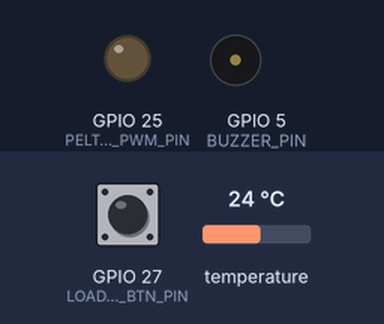
Bench run of a sketch on a simulated ESP32. On the bench: output pins drawn as LEDs (lit = HIGH), buzzer (waves = sounding, pin HIGH). The inputs (shaded band) are chosen by the test bench; at power-on: GPIO 27 (LOADING_BTN_PIN) HIGH, temperature 24 °C. WiFi joins after 1.5 s; servers stay silent unless stated; the local clock reads 2024-03-15 10:24:30 at power-on unless the sketch sets it; random numbers use the default seed unless the sketch sets one; what the sketch prints to the serial monitor is not drawn.

Above: at 2.7 s.
2.8 s: GPIO 27 (LOADING_BTN_PIN) pulled LOW for 0.15 s
At 4.4 s:
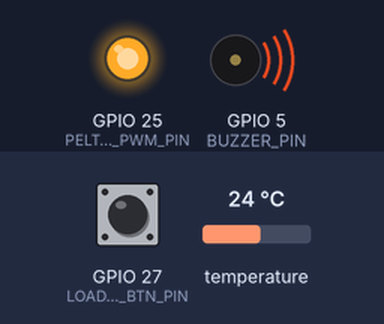
5.2 s: temperature set to 20.5 °C
7.9 s: temperature set to 19.4 °C
At 10.2 s:
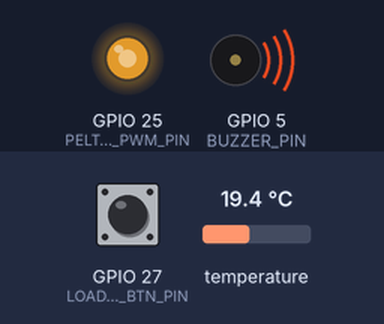
11.2 s: temperature set to 12.7 °C
13.9 s: temperature set to 11.7 °C
At 16.9 s:
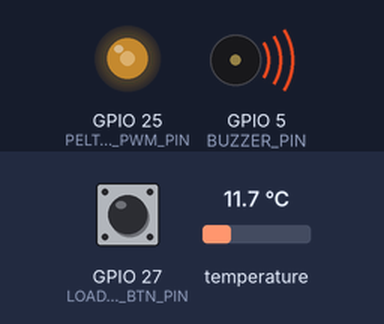
17.2 s: temperature set to 28 °C
At 19.4 s:
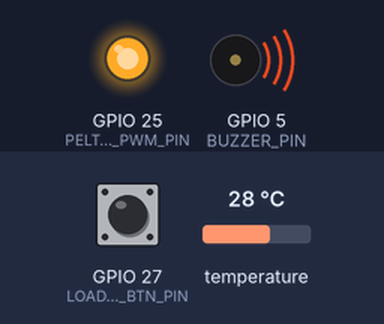
Timing chart, 0 to 20.9 s (numbered marks = the images above; inputs shaded):
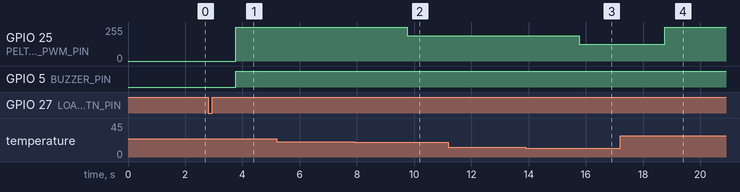

Measured:
- the behaviour switches between 20.1 and 20 °C on temperature (found by bisection; images 1 and 2)
- the behaviour switches between 12.1 and 12 °C on temperature (found by bisection; images 2 and 3)
- after the input at 2.8 s, GPIO 25 (PELTIER_PWM_PIN): 0/255 → 255/255 after 0.96 s
- after the input at 5.2 s, every drawn part: stays the same
- after the input at 7.9 s, GPIO 25 (PELTIER_PWM_PIN): 255/255 → 190/255 after 1.9 s
- after the input at 11.2 s, every drawn part: stays the same
- after the input at 13.9 s, GPIO 25 (PELTIER_PWM_PIN): 190/255 → 127/255 after 1.9 s
- after the input at 17.2 s, GPIO 25 (PELTIER_PWM_PIN): 127/255 → 255/255 after 1.6 s

The sketch:

milk_monitor_esp32.ino
```cpp
/*
  Smart Two-Tier Milk Chilling — Tier 2 Can Firmware (ESP32)
  -----------------------------------------------------------
  Reads a DS18B20 temperature probe and an analog pH sensor and pushes both
  to Firebase Realtime Database for the collection-centre dashboard.

  Tier 2 cooling model (per the current project abstract):
    - The Peltier probe is a REMOVABLE unit used only during the ~1 hour
      loading window, engaging as soon as the first milk is poured.
    - Once loading finishes, the Peltier probe is physically swapped out
      for the sealed OP05 PCM insert through the same central opening.
      From that point PCM alone holds 4-8 degC for the rest of transport —
      this firmware does NOT drive any cooling after the loading window.
    - This is a one-shot event per can, started locally by a push button
      (there is no "auto/manual" mode and no website override any more —
      the previous relay-based always-on threshold control has been
      removed entirely).

  Peltier efficiency idea — tiered PWM duty, not just on/off:
    Rather than switching the Peltier fully on whenever milk is above the
    safe ceiling, the MOSFET is driven with PWM at a duty cycle that scales
    with how far out of range the reading is, so the module isn't drawing
    peak current for a reading that's only slightly warm:
      > 20.0 degC  -> 100% duty  (far out of range, push hard)
      > 12.0 degC  ->  75% duty
      >  8.0 degC  ->  50% duty  (just above the ceiling)
      <= 8.0 degC  ->   0% duty  (already in range — let it coast)
    This is a normal way to run a TEC/Peltier module off a MOSFET (it's
    the same principle a bench TEC controller uses) so the idea is sound.
    The exact bands and duty percentages below are a starting point —
    they are easy to retune once you have real thermal test data from the
    can, and are only in effect during the one-hour loading window.

  Firebase data model:
    /milkCan
      /canId          string   e.g. "can-01"
      /temperature    float
      /phLevel        float
      /lastUpdated    unix timestamp (seconds)
      /loading
        /active         bool   <- true only during the ~1 hour loading window
        /elapsedSec     int    <- seconds since the loading button was pressed
        /peltierDuty    int    <- 0/50/75/100, current commanded duty (telemetry only)
    The website no longer reads /control or /peltierOn — it computes its own
    SAFE / CAUTION / DANGER verdict on the client from /temperature and
    /phLevel, so this firmware's only job is to report those two values
    honestly and often.

  Wiring:
    DS18B20 data pin        -> GPIO 4    (with a 4.7k pull-up resistor to 3.3V)
    Buzzer/LED failsafe     -> GPIO 5
    Peltier MOSFET gate     -> GPIO 25   (PWM — drives the MOSFET gate, which
                                          switches the Peltier's supply. Do
                                          NOT wire the Peltier directly to a
                                          GPIO, it draws far more current
                                          than the pin can source. Add a
                                          flyback diode across the Peltier
                                          leads as a precaution even though
                                          it's a resistive-ish load, since
                                          wiring inductance can still spike
                                          the MOSFET on switch-off.)
    Loading start button    -> GPIO 27   (momentary push button to GND,
                                          internal pull-up enabled — press
                                          once when the first milk is poured
                                          to start the one-hour window)
    pH sensor analog out    -> GPIO 34   (ADC1, input-only pin — safe choice on ESP32)

  Libraries required (install via Arduino Library Manager):
    - "Firebase ESP32 Client" by Mobizt
    - "OneWire" by Jim Studt / Paul Stoffregen
    - "DallasTemperature" by Miles Burton

  pH calibration (IMPORTANT — do this before trusting any pH reading):
    1. Upload this firmware once and open Serial Monitor.
    2. Dip the probe in pH 7.0 buffer solution, let it settle ~30s, note the
       printed raw voltage, and set PH7_VOLTAGE to that value below.
    3. Dip the probe in pH 4.0 buffer solution, let it settle ~30s, note the
       printed raw voltage, and set PH4_VOLTAGE to that value below.
    4. Set PH_DEMO_MODE to false and re-upload. Readings are simulated and
       NOT meaningful until this is done — the probe isn't wired in yet.

  OLED: not wired in yet. When you add one (SSD1306 over I2C is the common
  choice), the natural spot to draw it is right after the Serial.printf in
  loop() below — it would show the same temp/pH/verdict already being
  computed there.

  Board: any ESP32 dev board, Arduino core for ESP32 installed via Boards Manager.
*/

#include <WiFi.h>
#include <FirebaseESP32.h>
#include <addons/TokenHelper.h>   // prints token status to Serial for debugging
#include <OneWire.h>
#include <DallasTemperature.h>
#include <time.h>

// ---------------- USER CONFIG — fill these in before uploading ----------------
// Placeholders below — see secrets.h in the repo for actual values.
// Kept out of this file (and off this slide) since it's shared publicly.
#define WIFI_SSID       "YOUR_WIFI_SSID"
#define WIFI_PASSWORD   "YOUR_WIFI_PASSWORD"

#define API_KEY         "YOUR_FIREBASE_API_KEY"
#define DATABASE_URL    "https://your-project-default-rtdb.region.firebasedatabase.app"
// --------------------------------------------------------------------------------

#define CAN_ID          "can-01"
#define SAFE_MAX_C      8.0f          // degC — target ceiling, must match the website

#define ONE_WIRE_PIN      4           // DS18B20 data pin
#define BUZZER_PIN        5           // local failsafe buzzer/LED
#define PELTIER_PWM_PIN   25          // MOSFET gate — PWM, tiered duty during loading
#define LOADING_BTN_PIN   27          // momentary push button, starts the loading window
#define PH_SENSOR_PIN     34          // pH sensor analog output (ADC1 pin)

// ---- Loading-window Peltier control ----
#define LOADING_DURATION_MS   (60UL * 60UL * 1000UL)  // 1 hour, per the design
#define PELTIER_PWM_FREQ_HZ   1000
#define PELTIER_PWM_CHANNEL   0
#define PELTIER_PWM_RES_BITS  8        // duty expressed 0-255

// Tiered duty bands — how far above SAFE_MAX_C before each duty kicks in.
// Tune these against real thermal logs once you have them.
#define BAND_HIGH_OFFSET_C    12.0f    // temp > SAFE_MAX_C + this -> 100%
#define BAND_MID_OFFSET_C      4.0f    // temp > SAFE_MAX_C + this -> 75%
// temp any amount above SAFE_MAX_C (but below BAND_MID) -> 50%
// temp at/below SAFE_MAX_C -> 0% (coast, save battery)

// ---- pH calibration — fill these in using the two-point calibration
// process in the header comment above. These placeholder values are NOT
// accurate and will give a wrong reading until calibrated. ----
#define PH7_VOLTAGE     2.50f         // raw voltage reading in pH 7.0 buffer
#define PH4_VOLTAGE     2.03f         // raw voltage reading in pH 4.0 buffer

// ---- Demo mode — no pH sensor wired in yet ----
// While true, readPH() ignores GPIO 34 entirely and instead simulates a
// milk sample slowly souring over a ~2 minute repeating cycle, so the
// dashboard visibly moves through fresh -> souring -> spoiling and resets,
// without any real hardware. Flip to false once a real probe is wired in
// and calibrated (see instructions above).
#define PH_DEMO_MODE true
#define PH_FRESH_MIN    6.4f          // kept for reference; verdict logic now lives on the website
#define PH_SOURING_MIN  6.0f

#define READ_INTERVAL_MS   3000       // how often to sample sensors + push telemetry
#define BUTTON_DEBOUNCE_MS  250

OneWire oneWire(ONE_WIRE_PIN);
DallasTemperature sensors(&oneWire);

FirebaseData fbdo;
FirebaseAuth auth;
FirebaseConfig config;

unsigned long lastReadMs = 0;

bool firebaseReady = false;
unsigned long lastAuthAttemptMs = 0;
#define AUTH_RETRY_MS 5000   // how often to retry sign-up if not yet authenticated

// ---- Loading-window state ----
bool loadingActive = false;
unsigned long loadingStartMs = 0;
int lastButtonState = HIGH;
unsigned long lastButtonChangeMs = 0;

void connectWiFi() {
  Serial.print("Connecting to WiFi");
  WiFi.begin(WIFI_SSID, WIFI_PASSWORD);
  unsigned long start = millis();
  while (WiFi.status() != WL_CONNECTED && millis() - start < 20000) {
    delay(300);
    Serial.print(".");
  }
  if (WiFi.status() == WL_CONNECTED) {
    Serial.println("\nWiFi connected: " + WiFi.localIP().toString());
  } else {
    Serial.println("\nWiFi connect timed out — will keep retrying in background");
  }
}

void setupTime() {
  // Needed so /lastUpdated is a real unix timestamp the website can format.
  configTime(0, 0, "pool.ntp.org", "time.nist.gov");
  Serial.print("Syncing time");
  time_t now = time(nullptr);
  unsigned long start = millis();
  while (now < 8 * 3600 * 2 && millis() - start < 15000) {
    delay(300);
    Serial.print(".");
    now = time(nullptr);
  }
  Serial.println(" done");
}

// Attempts an anonymous Firebase sign-in. Called from setup(), and retried
// from loop() if it hasn't succeeded yet — covers the case where WiFi wasn't
// up yet, or the first attempt hit a transient network error. Without this
// retry, a single failed sign-up at boot would leave the device permanently
// unauthenticated until physically rebooted.
void attemptFirebaseSignUp() {
  if (Firebase.signUp(&config, &auth, "", "")) {
    Serial.println("Firebase anonymous sign-up OK");
    firebaseReady = true;
  } else {
    Serial.printf("Firebase sign-up failed: %s\n", config.signer.signupError.message.c_str());
    Serial.println("  -> Will retry. Check that Anonymous auth is enabled in the Firebase console.");
    firebaseReady = false;
  }
}

void setupFirebase() {
  config.api_key = API_KEY;
  config.database_url = DATABASE_URL;

  // The Firebase ESP32 library needs a signed-in user — even an anonymous
  // one — before it will send ANY request. This is a library requirement,
  // separate from your database rules: open rules (.read/.write: true) only
  // control who's ALLOWED to access data once a request is actually sent.
  //
  // Requires: Firebase console -> Authentication -> Sign-in method ->
  // Anonymous -> enabled.
  config.token_status_callback = tokenStatusCallback; // logs token refresh events to Serial
  attemptFirebaseSignUp();

  Firebase.begin(&config, &auth);
  Firebase.reconnectWiFi(true);
}

// Reads the loading-start button with simple debounce. Returns true exactly
// once, on the press that starts (or would start) the window.
bool loadingButtonPressed() {
  int reading = digitalRead(LOADING_BTN_PIN);
  bool pressed = false;
  if (reading != lastButtonState && millis() - lastButtonChangeMs > BUTTON_DEBOUNCE_MS) {
    lastButtonChangeMs = millis();
    if (reading == LOW) pressed = true;   // active-low, internal pull-up
    lastButtonState = reading;
  }
  return pressed;
}

// Maps the current temperature to a tiered Peltier duty percent. Only
// called while loadingActive is true — see the header comment for the
// reasoning behind the bands.
int peltierDutyForTemp(float tempC) {
  if (tempC > SAFE_MAX_C + BAND_HIGH_OFFSET_C) return 100;
  if (tempC > SAFE_MAX_C + BAND_MID_OFFSET_C)  return 75;
  if (tempC > SAFE_MAX_C)                      return 50;
  return 0;   // already at/below target — coast, save battery
}

void applyPeltierDuty(int dutyPercent) {
  int duty255 = (int)((dutyPercent / 100.0f) * 255.0f);
  ledcWrite(PELTIER_PWM_CHANNEL, duty255);
}

// Reads the pH sensor, averaging several samples to reduce noise, then
// converts the raw voltage to a pH value using the two-point calibration
// constants above. Prints the raw voltage too, since that's what you need
// to read off during calibration.
float readPH() {
#if PH_DEMO_MODE
  // Simulated reading — see PH_DEMO_MODE comment above. Cycles from a fresh
  // 6.8 down to a spoiling 5.3 over 2 minutes, then repeats, with a little
  // random jitter so it doesn't look like an obviously fake straight line.
  float cyclePosition = fmodf(millis() / 1000.0f, 120.0f);   // 0-120s, repeating
  float simulatedPh = 6.8f - (cyclePosition / 120.0f) * 1.5f; // 6.8 -> 5.3
  simulatedPh += random(-5, 6) / 100.0f;                      // ±0.05 jitter
  Serial.printf("pH DEMO MODE (no sensor) — simulated value: %.2f\n", simulatedPh);
  return simulatedPh;
#else
  const int samples = 20;
  long total = 0;
  for (int i = 0; i < samples; i++) {
    total += analogRead(PH_SENSOR_PIN);
    delay(5);
  }
  float avgReading = total / (float)samples;
  float voltage = avgReading / 4095.0f * 3.3f;   // ESP32 ADC: 12-bit, 3.3V reference

  float slope = (PH4_VOLTAGE - PH7_VOLTAGE) / (4.0f - 7.0f);
  float ph = 7.0f + (voltage - PH7_VOLTAGE) / slope;

  Serial.printf("pH raw voltage: %.3f V (use this to calibrate PH7_VOLTAGE/PH4_VOLTAGE)\n", voltage);
  return ph;
#endif
}

void setup() {
  Serial.begin(115200);
  pinMode(BUZZER_PIN, OUTPUT);
  pinMode(PH_SENSOR_PIN, INPUT);
  pinMode(LOADING_BTN_PIN, INPUT_PULLUP);
  digitalWrite(BUZZER_PIN, LOW);

  ledcSetup(PELTIER_PWM_CHANNEL, PELTIER_PWM_FREQ_HZ, PELTIER_PWM_RES_BITS);
  ledcAttachPin(PELTIER_PWM_PIN, PELTIER_PWM_CHANNEL);
  ledcWrite(PELTIER_PWM_CHANNEL, 0);   // Peltier off until loading starts

  sensors.begin();

  connectWiFi();
  setupTime();
  setupFirebase();

  Serial.println("Ready. Press the loading button once the first milk is poured to start the 1-hour cooling window.");
}

void loop() {
  unsigned long nowMs = millis();

  if (!firebaseReady && WiFi.status() == WL_CONNECTED && nowMs - lastAuthAttemptMs >= AUTH_RETRY_MS) {
    lastAuthAttemptMs = nowMs;
    attemptFirebaseSignUp();
  }

  // Start the loading window on a button press, but only if one isn't
  // already running — a stray extra press mid-window doesn't restart the
  // clock.
  if (loadingButtonPressed() && !loadingActive) {
    loadingActive = true;
    loadingStartMs = nowMs;
    Serial.println("Loading window started — Peltier armed for 1 hour.");
  }

  // End the window automatically once the hour is up. From here on, PCM
  // alone is expected to hold the can in range — this firmware drives no
  // further cooling until the button is pressed again for the next can.
  if (loadingActive && nowMs - loadingStartMs >= LOADING_DURATION_MS) {
    loadingActive = false;
    applyPeltierDuty(0);
    Serial.println("Loading window ended — Peltier off, handing over to the PCM insert.");
  }

  if (nowMs - lastReadMs >= READ_INTERVAL_MS) {
    lastReadMs = nowMs;

    sensors.requestTemperatures();
    float tempC = sensors.getTempCByIndex(0);

    if (tempC == DEVICE_DISCONNECTED_C) {
      Serial.println("Sensor read error — check DS18B20 wiring, skipping this cycle");
      return;
    }

    float ph = readPH();
    bool overThreshold = tempC > SAFE_MAX_C;

    // Local failsafe alert — fires independent of WiFi/Firebase.
    digitalWrite(BUZZER_PIN, overThreshold ? HIGH : LOW);

    int peltierDuty = 0;
    if (loadingActive) {
      peltierDuty = peltierDutyForTemp(tempC);
      applyPeltierDuty(peltierDuty);
    }

    unsigned long elapsedSec = loadingActive ? (nowMs - loadingStartMs) / 1000UL : 0;

    Serial.printf("Temp: %.2f C | pH: %.2f | loading: %s (%lus) | peltier duty: %d%%\n",
                  tempC, ph, loadingActive ? "yes" : "no", elapsedSec, peltierDuty);

    if (WiFi.status() == WL_CONNECTED && firebaseReady) {
      time_t nowSec = time(nullptr);

      if (!Firebase.setFloat(fbdo, "/milkCan/temperature", tempC)) {
        Serial.println("setFloat(temperature) failed: " + fbdo.errorReason());
      }
      if (!Firebase.setFloat(fbdo, "/milkCan/phLevel", ph)) {
        Serial.println("setFloat(phLevel) failed: " + fbdo.errorReason());
      }
      if (!Firebase.setString(fbdo, "/milkCan/canId", CAN_ID)) {
        Serial.println("setString(canId) failed: " + fbdo.errorReason());
      }
      if (!Firebase.setInt(fbdo, "/milkCan/lastUpdated", (int)nowSec)) {
        Serial.println("setInt(lastUpdated) failed: " + fbdo.errorReason());
      }
      // Loading/Peltier telemetry — useful for your own logs and testing;
      // the website dashboard does not currently read these.
      if (!Firebase.setBool(fbdo, "/milkCan/loading/active", loadingActive)) {
        Serial.println("setBool(loading/active) failed: " + fbdo.errorReason());
      }
      if (!Firebase.setInt(fbdo, "/milkCan/loading/elapsedSec", (int)elapsedSec)) {
        Serial.println("setInt(loading/elapsedSec) failed: " + fbdo.errorReason());
      }
      if (!Firebase.setInt(fbdo, "/milkCan/loading/peltierDuty", peltierDuty)) {
        Serial.println("setInt(loading/peltierDuty) failed: " + fbdo.errorReason());
      }
    } else if (WiFi.status() != WL_CONNECTED) {
      Serial.println("WiFi disconnected — loading logic still runs locally, but the website won't update");
    } else {
      Serial.println("Firebase not authenticated yet — loading logic still runs locally, retrying sign-up in background");
    }
  }
}
```
